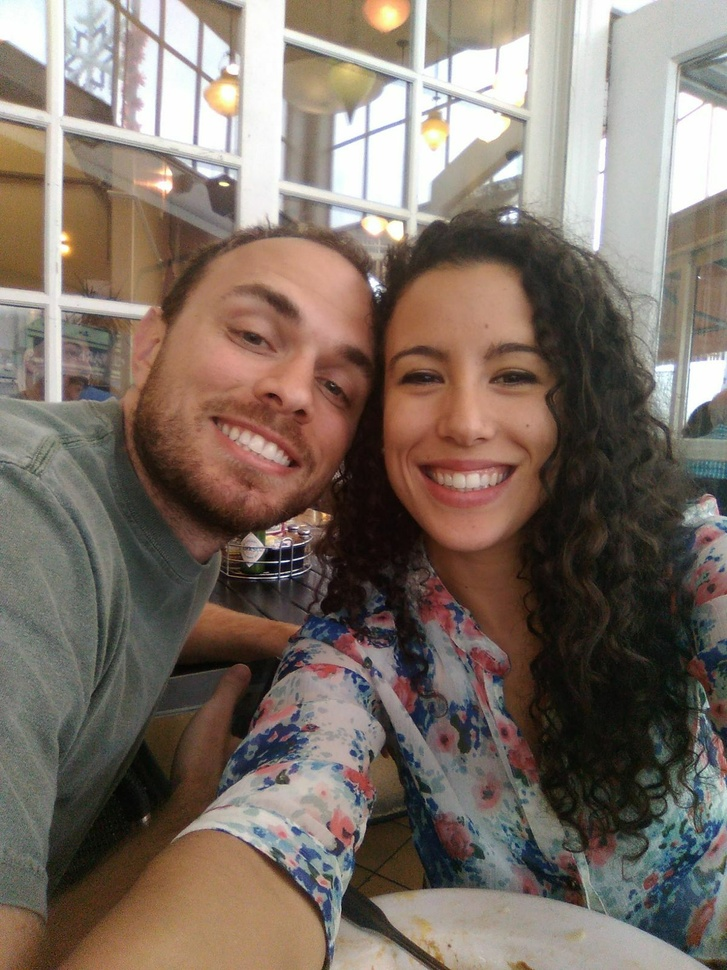
#> input picture for_nuria/n&n.jpg, 727 x 970 px, shrunk from 1200 x 1600 before the run
$ jupyter execute 'Nuria VDay Gift.ipynb'
#> lines starting #> are read from the running program, lines starting #| are printed output that depends on the picture
My name is Nathan Crock and I am in love.

The object of my adoration is a bubbly, vibrant soul named Nuria Gutiérrez Sosa. I want to show her how special she is to me. The usual, flowers, poetry, music and art just won't do. I want to give her something more unique. Something personal - coming from me. So I will give her math. Please try not to faint from how overwhelmingly romantic this is.

I have documented the journey in this write-up. There is not too much code, but I have ommitted it by default for easier reading. If you desire, the code can be viewed by clicking the button below.

[cell 1]
from IPython.display import HTML

HTML('''<script>
code_show=true;
function code_toggle() {
 if (code_show){
 $('div.input').hide();
 } else {
 $('div.input').show();
 }
 code_show = !code_show
}
$( document ).ready(code_toggle);
</script>
<form action="javascript:code_toggle()"><input type="submit" value="Toggle Code On/Off"></form>''')

[cell 2]
import numpy as np
import matplotlib as mpl
mpl.use('nbagg')
import matplotlib.pyplot as plt
from scipy import ndimage as ndi
from skimage.color import rgb2gray

One of our first big trips together was to California for my friend, <a href="https://enjalot.github.io/">Ian Johnson's</a>, wedding.  After the wedding she and I explored the city together and took this photo.

[cell 3]
full_image = plt.imread('n&n.jpg')
#> full_image is the input picture: shape (970, 727, 3); mean R, G, B 124.8, 111.7, 101.9
plt.imshow(full_image); plt.show()
#> (this line was passed over: IPython is not available in this run)

This is day where I began to fall in love with her. We took this picture after brunch. It was a reply to my mother's "How is the trip going?". This is the first picture of us that my family saw. It is special to me, so I want to turn this into math... My plan will be to extract the pertinent edges in the image, then apply some approximation algorithms to find the equations of the edges. Using the coefficients learned, I will write out all of the equations and plot them to recreate this wonderful day, mathematically! For starters, lets just hit the original image with some edge detection and segmentation algorithms and see what we've got.

Let's just see what Canny's edge detector can do to the original image. Canny only works on grayscale images so we'll convert it and then call canny in the scikit-image feature library.

[cell 4]
from skimage import feature, img_as_float
bw_image = rgb2gray(img_as_float(full_image))
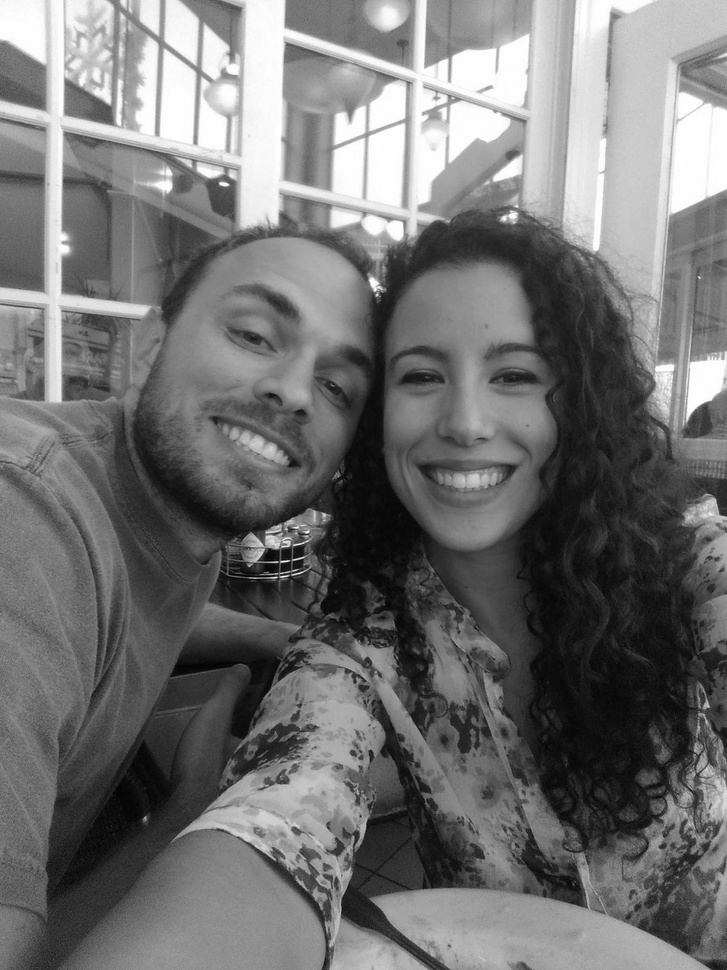
#> bw_image: shape (970, 727) float64; min 0.0025, max 1, mean 0.446
edges = feature.canny(bw_image)
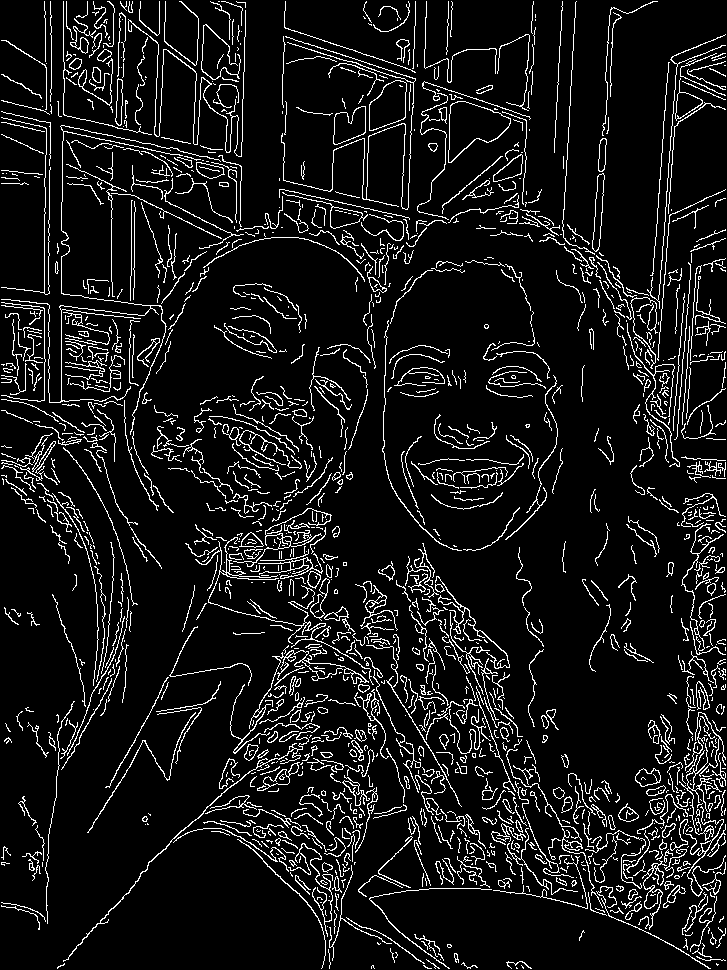
#> edges: shape (970, 727) bool; 8.9% white in thin lines or dots
plt.imshow(edges, cmap='gray'); plt.show()
#> (this line was passed over: IPython is not available in this run)

There's a whole lot going on there... Too much. Time to tinker with the parameters. We'll probably have to set the Gaussian blur radius pretty high and modify the edge connectivity thresholds...

[cell 5]
edges = feature.canny(bw_image, sigma=2)
#> edges: shape (970, 727) bool; 4.8% white in thin lines or dots
plt.imshow(edges, cmap='gray'); plt.show()
#> (this line was passed over: IPython is not available in this run)

So after tinkering with some parameters, it looks like if we set the blur radius high enough to washout some of the high frequency signal, then we lose information on the faces. So I'm going to aim at solving an easier problem. I opened the image into gimp and cropped the background out.

[cell 6]
cropped_image = plt.imread('n&n_cleaned.jpg')
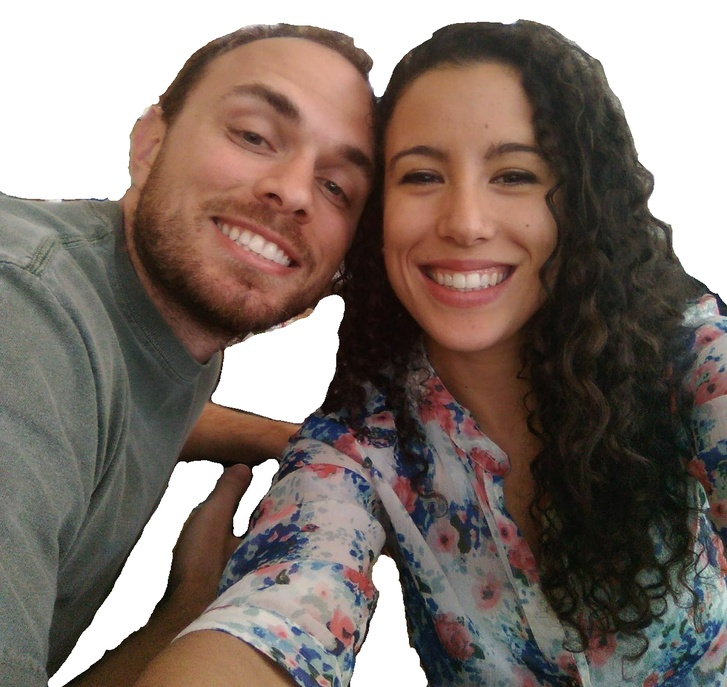
#> input picture for_nuria/n&n_cleaned.jpg, 727 x 687 px, shrunk from 1200 x 1133 before the run
#> cropped_image is the input picture: shape (687, 727, 3); mean R, G, B 127.4, 114.2, 106.9
plt.imshow(cropped_image); plt.show()
#> (this line was passed over: IPython is not available in this run)

This looks to be an easier problem. We will see if Canny's edge detector can handle it.

[cell 7]
bw_cropped_image = rgb2gray(img_as_float(cropped_image))
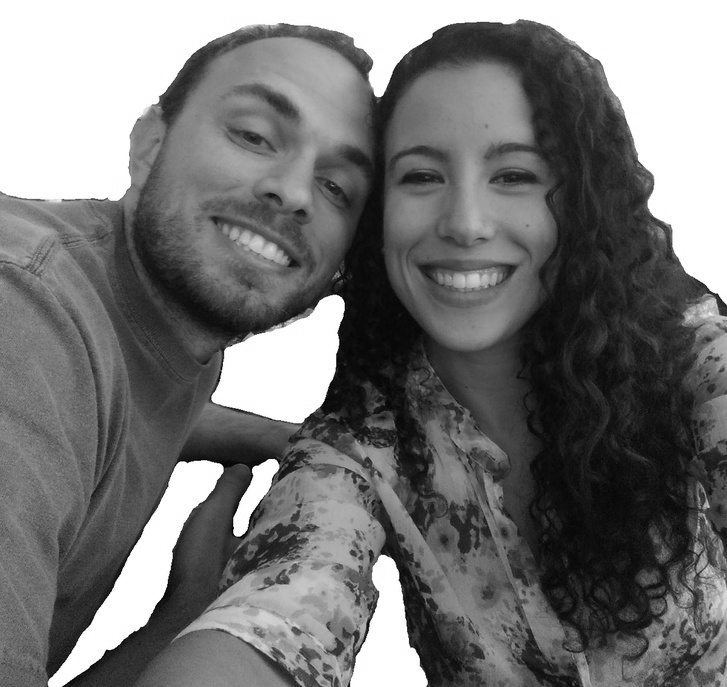
#> bw_cropped_image: shape (687, 727) float64; min 0, max 1, mean 0.457
edges = feature.canny(bw_cropped_image, sigma=2)
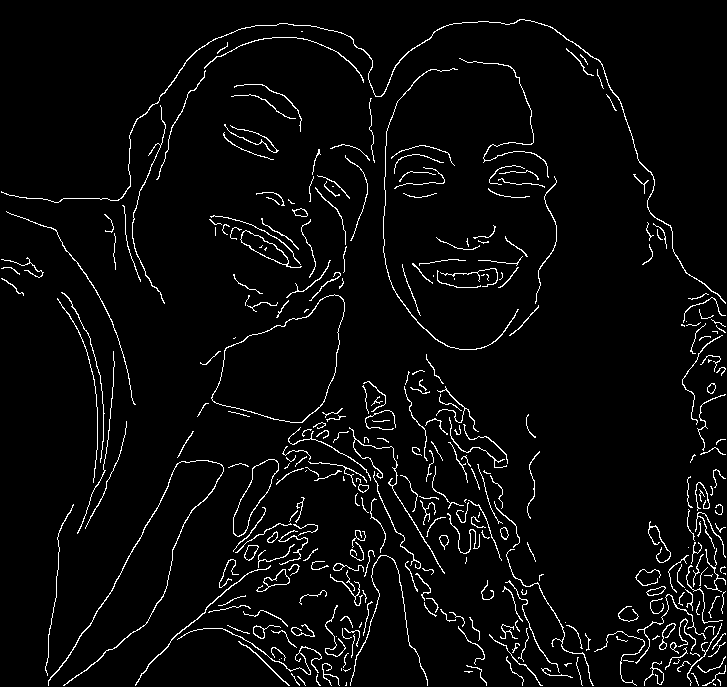
#> edges: shape (687, 727) bool; 4% white in thin lines or dots
plt.imshow(edges, cmap='gray'); plt.show()
#> (this line was passed over: IPython is not available in this run)

Better, but her shirt is still proving a little troublesome... So I'm going to cheat a bit more and apply some blurring in gimp...

[cell 8]
blurred_image = plt.imread('n&n_blurred.jpg')
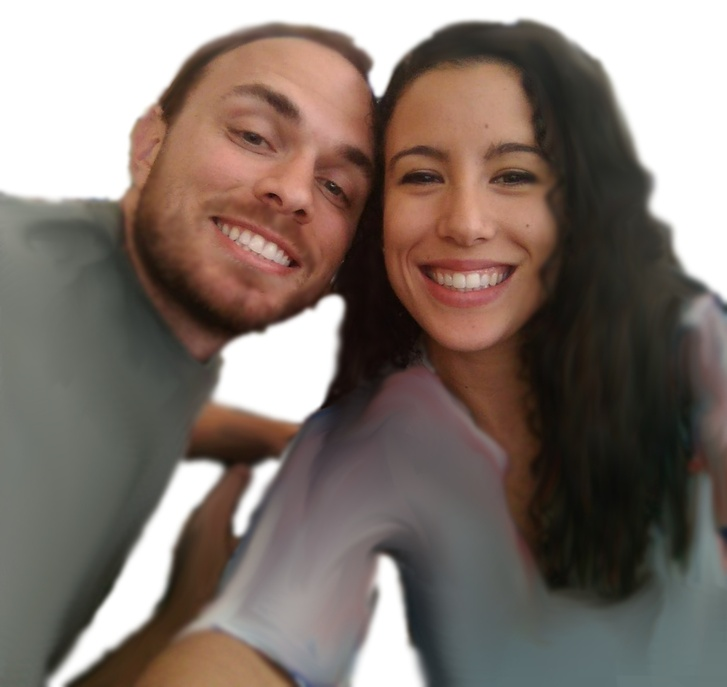
#> input picture for_nuria/n&n_blurred.jpg, 727 x 687 px, shrunk from 1200 x 1133 before the run
#> blurred_image is the input picture: shape (687, 727, 3); mean R, G, B 127.9, 115.3, 108
plt.imshow(blurred_image); plt.show()
#> (this line was passed over: IPython is not available in this run)

[cell 9]
bw_blurred_image = rgb2gray(img_as_float(blurred_image))
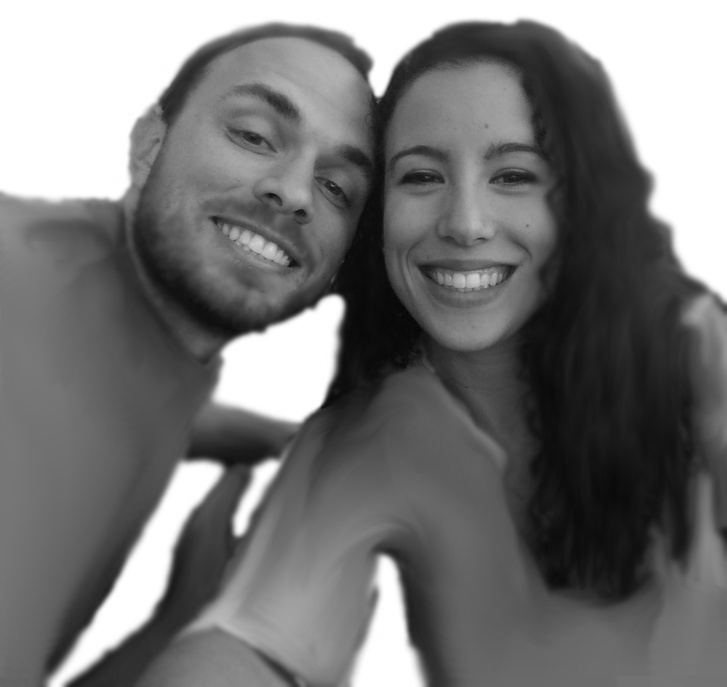
#> bw_blurred_image: shape (687, 727) float64; min 0.0189, max 1, mean 0.461
edges = feature.canny(bw_blurred_image, sigma=1.5)
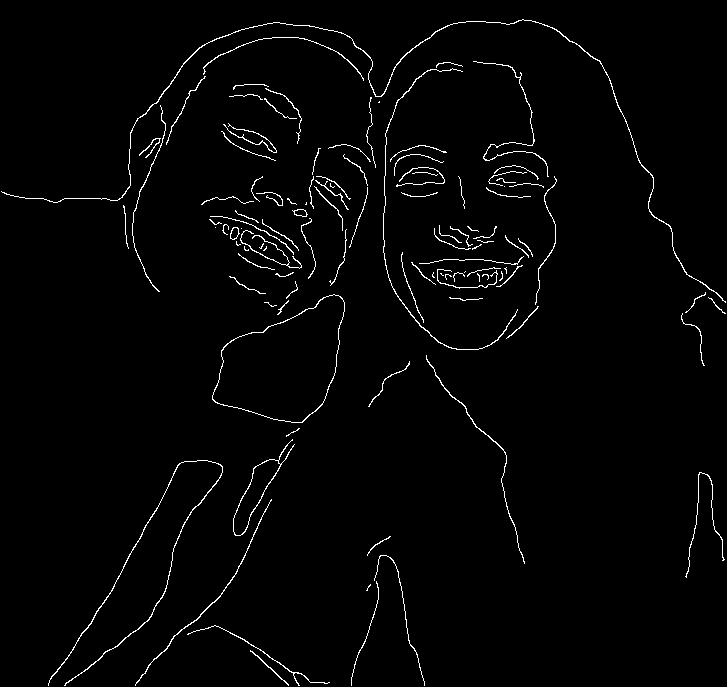
#> edges: shape (687, 727) bool; 1.9% white in thin lines or dots
plt.imshow(edges, cmap='gray'); plt.show()
#> (this line was passed over: IPython is not available in this run)
